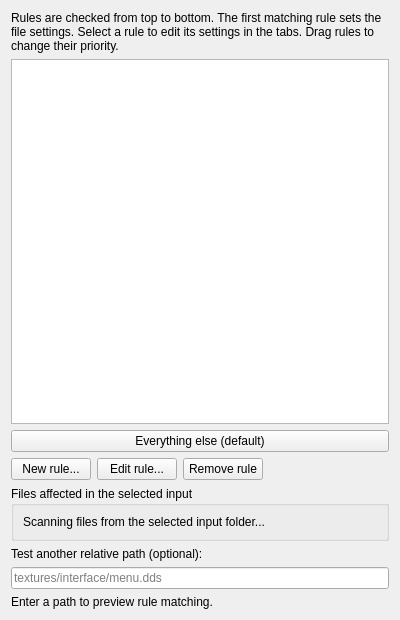
<?xml version="1.0" encoding="UTF-8"?>
<ui version="4.0">
 <class>FileRulesPanel</class>
 <widget class="QWidget" name="FileRulesPanel">
  <property name="geometry">
   <rect>
    <x>0</x>
    <y>0</y>
    <width>400</width>
    <height>620</height>
   </rect>
  </property>
  <property name="windowTitle">
   <string>File rules</string>
  </property>
  <layout class="QVBoxLayout" name="verticalLayout">
   <item>
    <widget class="QLabel" name="rulesDescription">
     <property name="text">
      <string>Rules are checked from top to bottom. The first matching rule sets the file settings. Select a rule to edit its settings in the tabs. Drag rules to change their priority.</string>
     </property>
     <property name="wordWrap">
      <bool>true</bool>
     </property>
    </widget>
   </item>
   <item>
    <widget class="QListWidget" name="patterns">
     <property name="minimumSize">
      <size>
       <width>0</width>
       <height>140</height>
      </size>
     </property>
     <property name="dragDropMode">
      <enum>QAbstractItemView::DragDropMode::InternalMove</enum>
     </property>
     <property name="defaultDropAction">
      <enum>Qt::DropAction::MoveAction</enum>
     </property>
     <property name="selectionBehavior">
      <enum>QAbstractItemView::SelectionBehavior::SelectItems</enum>
     </property>
    </widget>
   </item>
   <item>
    <widget class="QPushButton" name="defaultRuleButton">
     <property name="checkable">
      <bool>true</bool>
     </property>
     <property name="toolTip">
      <string>These settings apply when no file rule matches.</string>
     </property>
     <property name="text">
      <string>Everything else (default)</string>
     </property>
    </widget>
   </item>
   <item>
    <layout class="QHBoxLayout" name="buttonLayout">
     <item>
      <widget class="QPushButton" name="newPushButton">
       <property name="text">
        <string>New rule...</string>
       </property>
      </widget>
     </item>
     <item>
      <widget class="QPushButton" name="editPushButton">
       <property name="text">
        <string>Edit rule...</string>
       </property>
      </widget>
     </item>
     <item>
      <widget class="QPushButton" name="removePushButton">
       <property name="text">
        <string>Remove rule</string>
       </property>
      </widget>
     </item>
     <item>
      <spacer name="buttonSpacer">
       <property name="orientation">
        <enum>Qt::Orientation::Horizontal</enum>
       </property>
       <property name="sizeHint" stdset="0">
        <size>
         <width>40</width>
         <height>20</height>
        </size>
       </property>
      </spacer>
     </item>
    </layout>
   </item>
   <item>
    <widget class="QGroupBox" name="impactGroupBox">
     <property name="title">
      <string>Files affected in the selected input</string>
     </property>
     <layout class="QVBoxLayout" name="impactLayout">
      <item>
       <widget class="QLabel" name="impactSummaryLabel">
        <property name="text">
         <string>Scanning files from the selected input folder...</string>
        </property>
        <property name="wordWrap">
         <bool>true</bool>
        </property>
       </widget>
      </item>
     </layout>
    </widget>
   </item>
   <item>
    <widget class="QLabel" name="samplePathLabel">
     <property name="text">
      <string>Test another relative path (optional):</string>
     </property>
    </widget>
   </item>
   <item>
    <widget class="QLineEdit" name="samplePathEdit">
     <property name="placeholderText">
      <string>textures/interface/menu.dds</string>
     </property>
    </widget>
   </item>
   <item>
    <widget class="QLabel" name="sampleResultLabel">
     <property name="text">
      <string>Enter a path to preview rule matching.</string>
     </property>
     <property name="wordWrap">
      <bool>true</bool>
     </property>
    </widget>
   </item>
  </layout>
 </widget>
 <resources/>
 <connections/>
</ui>
